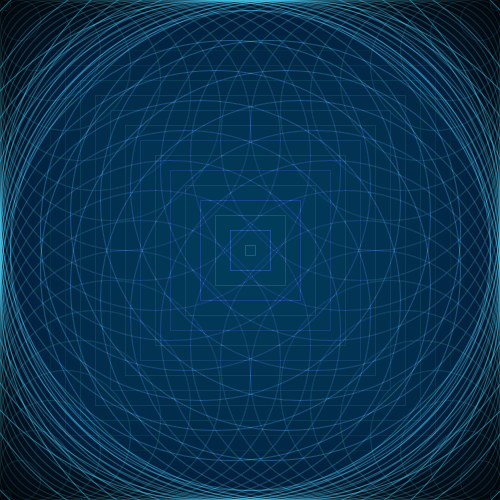
Frame 1 (no input)
Frame 60 (the mouse pressed at the canvas centre just before this capture): identical to frame 1, image omitted
Frame 120 (the mouse held since frame 60 and released just before this capture): identical to frame 1, image omitted

The Processing sketch that drew this single still picture (run headless with seeded random() and noise(); from frame 60 on, the mouse is pressed at the canvas centre):

// Processing sketch: processing_31902
// ── processing_31902.pde

int xPos = 0;
int yPos = 0;
int xPos2 = 490;
int yPos2 = 0;
int xPos3 = 0;
int yPos3 = 490;
int xPos4 = 490;
int yPos4 = 490;
int shapeSize = 10;
int count = 0;
int trans = 100;
int trans2 = 20;

void setup(){
  size(500, 500);
  background(2);
 
  smooth();
  fill(0,90,212,2);
  rectMode(CENTER);
  ellipseMode(CORNER);
  frameRate(10);
}

void draw(){
  
  while (count<20){
     stroke(77,218,255,trans2);
    ellipse (xPos,yPos,shapeSize,shapeSize);
    ellipse (xPos2,yPos2,shapeSize,shapeSize);
    ellipse (xPos3,yPos3,shapeSize,shapeSize);
    ellipse (xPos4,yPos4,shapeSize,shapeSize);
    stroke(77,218,255,trans);
    rect (250,250,shapeSize,shapeSize);
    
    shapeSize = shapeSize+30;
    trans = trans - 7;
    trans2 = trans2 + 5;
    xPos2 = xPos2 - 30;
    yPos3 = yPos3 - 30;
    xPos4 = xPos4 - 30;
    yPos4 = yPos4 - 30;
    count++;
  }
  xPos = xPos + 100;
  shapeSize = 10;

  
  if(xPos>500){
    xPos = xPos + 15;
    yPos = yPos + 70;
    xPos = 0;
    
  }
  if(yPos>500){
    xPos=0;
    yPos=0;
  }

}
